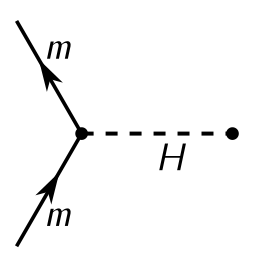
#> input picture input_images/Higgs.png, 256 x 256 px
$ python augmentation.py
#> lines starting #> are read from the running program, lines starting #| are printed output that depends on the picture
import cv2
import numpy as np
import os

image_files = {"Higgs": "Higgs.png",
               "Electromagnetic": "Electromagnetic.png",
               "Weak_W_Lepton": "Weak_W_Lepton.png",
               "Weak_W_Quark": "Weak_W_Quark.png",
               "Weak_Z": "Weak_Z.png",
               "Strong": "Strong.png"}
input_dir = "input_images"
output_dir = "augmented_images"
os.makedirs(output_dir, exist_ok=True)

def apply_augmentations(image):
    h, w = image.shape[:2]

    angle = np.random.uniform(-5, 5)
    center = (w // 2, h // 2)
    rotation_matrix = cv2.getRotationMatrix2D(center, angle, 1.0)
    rotated = cv2.warpAffine(image, rotation_matrix, (w, h), cv2.BORDER_CONSTANT, borderValue=(255, 255, 255))

    zoom_factor = np.random.uniform(.95, 1.05)
    new_w, new_h = int(w * zoom_factor), int(h * zoom_factor)
    zoomed = cv2.resize(rotated, (new_w, new_h))
    if zoom_factor > 1:
        crop_x = (new_w - w) // 2
        crop_y = (new_h - h) // 2
        zoomed = zoomed[crop_y:crop_y + h, crop_x:crop_x + w]
    else:
        pad_x = (w - new_w) // 2
        pad_y = (h - new_h) // 2
        zoomed = cv2.copyMakeBorder(zoomed, pad_y, pad_y, pad_x, pad_x, cv2.BORDER_CONSTANT, value=(255, 255, 255))

    max_shift = .05
    dx = int(np.random.uniform(-max_shift, max_shift) * w)
    dy = int(np.random.uniform(-max_shift, max_shift) * h)
    translation_matrix = np.float32([[1, 0, dx], [0, 1, dy]])
    shifted = cv2.warpAffine(zoomed, translation_matrix, (w, h), cv2.BORDER_CONSTANT, borderValue=(255, 255, 255))

    shear_factor = np.random.uniform(-.05, .05)
    shear_matrix = np.float32([[1, shear_factor, 0], [0, 1, 0]])
    sheared = cv2.warpAffine(shifted, shear_matrix, (w, h), cv2.BORDER_CONSTANT, borderValue=(255, 255, 255))
    return sheared

for category, filename in image_files.items():
    input_path = os.path.join(input_dir, filename)
    category_output_dir = os.path.join(output_dir, category)
    os.makedirs(category_output_dir, exist_ok=True)
    img = cv2.imread(input_path)
#> img is the input picture: shape (256, 256, 3); min 0, max 255, mean 246.3
    if img is None:
        print(f"Gambar tidak ditemukan: {filename}")
        continue
    for i in range(399):
        augmented_image = apply_augmentations(img)
        output_path = os.path.join(category_output_dir, f"{category}_{i+1}.png")
        cv2.imwrite(output_path, augmented_image)
#> this loop made 399 passes
#> pass 1, in apply_augmentations, `rotated = cv2.warpAffine(image, rotation_matrix, (w, h), cv2.BORDER_CO..`:
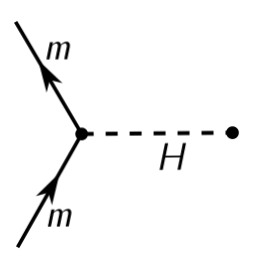
#> rotated: shape (256, 256, 3); min 0, max 255, mean 246.3
#> pass 1, in apply_augmentations, `zoomed = cv2.resize(rotated, (new_w, new_h))`:
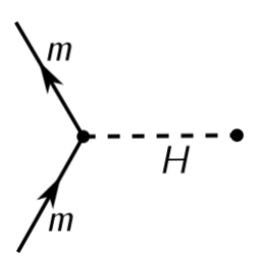
#> zoomed: shape (261, 261, 3); min 0, max 255, mean 246.3
#> pass 1, in apply_augmentations, `zoomed = zoomed[crop_y:crop_y + h, crop_x:crop_x + w]`:
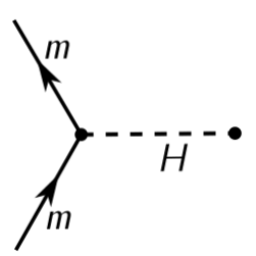
#> zoomed: shape (256, 256, 3); min 0, max 255, mean 246
#> pass 1, in apply_augmentations, `shifted = cv2.warpAffine(zoomed, translation_matrix, (w, h), cv2.BORDE..`:
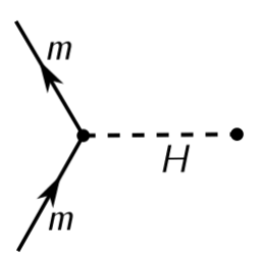
#> shifted: shape (256, 256, 3); min 0, max 255, mean 246
    print(f"Augmentasi selesai untuk kategori: {category}")
#> pass 2 of the loop `for category, filename in image_files.items():`:
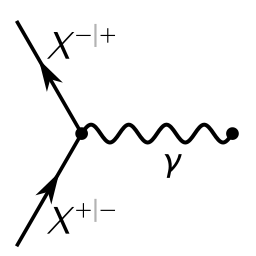
#> input picture input_images/Electromagnetic.png, 256 x 256 px
#> img is the input picture: shape (256, 256, 3); min 0, max 255, mean 244.1
#> the loop `for i in range(399):` made 399 passes
#> rotation_matrix in apply_augmentations on passes 1 to 3: [[0.999, 0.0508, -6.34], [-0.0508, 0.999, 6.67]], [[0.999, 0.0543, -6.77], [-0.0543, 0.999, 7.15]], [[0.999, -0.0344, 4.48], [0.0344, 0.999, -4.33]]
#> pass 1, in apply_augmentations (call 400), `zoomed = zoomed[crop_y:crop_y + h, crop_x:crop_x + w]`:
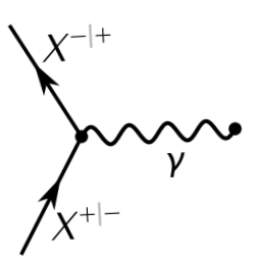
#> zoomed: shape (256, 256, 3); min 0, max 255, mean 243.7
#> pass 1, in apply_augmentations (call 400), `shifted = cv2.warpAffine(zoomed, translation_matrix, (w, h), cv2.BORDE..`:
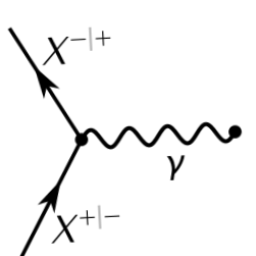
#> shifted: shape (256, 256, 3); min 0, max 255, mean 243.7
#> pass 3 of the loop `for category, filename in image_files.items():`:
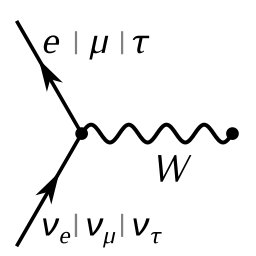
#> input picture input_images/Weak_W_Lepton.png, 256 x 256 px
#> img is the input picture: shape (256, 256, 3); min 0, max 255, mean 241.9
#> the loop `for i in range(399):` made 399 passes
#> pass 1, in apply_augmentations (call 799), `zoomed = cv2.copyMakeBorder(zoomed, pad_y, pad_y, pad_x, pad_x, cv2.BO..`:
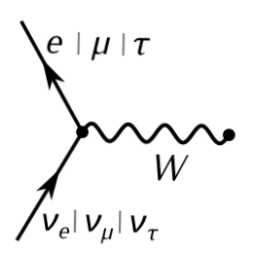
#> zoomed: shape (255, 255, 3); min 0, max 255, mean 242.5
#> pass 1, in apply_augmentations (call 799), `shifted = cv2.warpAffine(zoomed, translation_matrix, (w, h), cv2.BORDE..`:
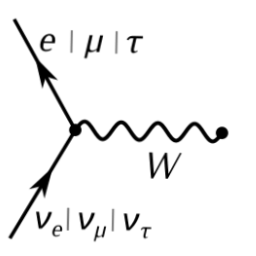
#> shifted: shape (256, 256, 3); min 0, max 255, mean 242.6
#> the loop made 6 passes; the first 3 are shown
print(f"Semua augmentasi selesai. Gambar disimpan di folder: {output_dir}")
